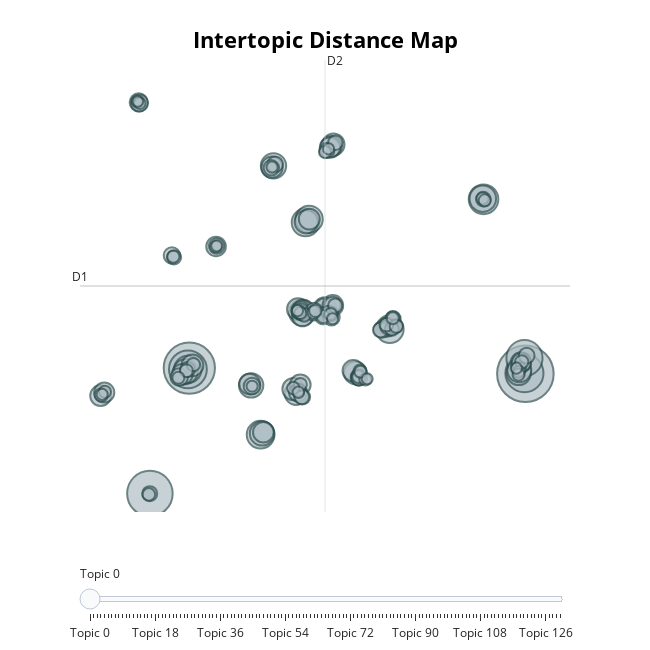

This figure's notebook cell:
### Code cell
topic_model.visualize_topics()

### Figure 1 — Plotly figure (JSON) as saved in the notebook; plotly's stock layout.template omitted (floating-point values rounded to 4 significant figures; data arrays with more than 128 entries replaced by an {"elided": "..."} marker saying what was removed)
{"data": [{"customdata": {"elided": "131x3 mixed values"}, "hovertemplate": "<b>Topic %{customdata[0]}</b><br>%{customdata[1]}<br>Size: %{customdata[2]}", "legendgroup": "", "marker": {"color": "#B0BEC5", "line": {"color": "DarkSlateGrey", "width": 2}, "size": {"elided": "131 int values"}, "sizemode": "area", "sizeref": 0.1775, "symbol": "circle"}, "mode": "markers", "name": "", "orientation": "v", "showlegend": false, "type": "scatter", "x": {"elided": "131 float values"}, "xaxis": "x", "y": {"elided": "131 float values"}, "yaxis": "y"}], "layout": {"annotations": [{"showarrow": false, "text": "D1", "x": -10.3, "y": 6.689, "yshift": 10}, {"showarrow": false, "text": "D2", "x": 5.69, "xshift": 10, "y": 23.3}], "height": 650, "hoverlabel": {"bgcolor": "white", "font": {"family": "Rockwell", "size": 16}}, "legend": {"itemsizing": "constant", "tracegroupgap": 0}, "margin": {"t": 60}, "shapes": [{"line": {"color": "#CFD8DC", "width": 2}, "type": "line", "x0": 5.69, "x1": 5.69, "y0": -9.923, "y1": 23.3}, {"line": {"color": "#9E9E9E", "width": 2}, "type": "line", "x0": -10.3, "x1": 21.68, "y0": 6.689, "y1": 6.689}], "sliders": [{"active": 0, "pad": {"t": 50}, "steps": [{"args": [{"marker.color": {"elided": "1x131 str values"}}], "label": "Topic 0", "method": "update"}, {"args": [{"marker.color": {"elided": "1x131 str values"}}], "label": "Topic 1", "method": "update"}, {"args": [{"marker.color": {"elided": "1x131 str values"}}], "label": "Topic 2", "method": "update"}, {"args": [{"marker.color": {"elided": "1x131 str values"}}], "label": "Topic 3", "method": "update"}, {"args": [{"marker.color": {"elided": "1x131 str values"}}], "label": "Topic 4", "method": "update"}, {"args": [{"marker.color": {"elided": "1x131 str values"}}], "label": "Topic 5", "method": "update"}, {"args": [{"marker.color": {"elided": "1x131 str values"}}], "label": "Topic 6", "method": "update"}, {"args": [{"marker.color": {"elided": "1x131 str values"}}], "label": "Topic 7", "method": "update"}, {"args": [{"marker.color": {"elided": "1x131 str values"}}], "label": "Topic 8", "method": "update"}, {"args": [{"marker.color": {"elided": "1x131 str values"}}], "label": "Topic 9", "method": "update"}, {"args": [{"marker.color": {"elided": "1x131 str values"}}], "label": "Topic 10", "method": "update"}, {"args": [{"marker.color": {"elided": "1x131 str values"}}], "label": "Topic 11", "method": "update"}, {"args": [{"marker.color": {"elided": "1x131 str values"}}], "label": "Topic 12", "method": "update"}, {"args": [{"marker.color": {"elided": "1x131 str values"}}], "label": "Topic 13", "method": "update"}, {"args": [{"marker.color": {"elided": "1x131 str values"}}], "label": "Topic 14", "method": "update"}, {"args": [{"marker.color": {"elided": "1x131 str values"}}], "label": "Topic 15", "method": "update"}, {"args": [{"marker.color": {"elided": "1x131 str values"}}], "label": "Topic 16", "method": "update"}, {"args": [{"marker.color": {"elided": "1x131 str values"}}], "label": "Topic 17", "method": "update"}, {"args": [{"marker.color": {"elided": "1x131 str values"}}], "label": "Topic 18", "method": "update"}, {"args": [{"marker.color": {"elided": "1x131 str values"}}], "label": "Topic 19", "method": "update"}, {"args": [{"marker.color": {"elided": "1x131 str values"}}], "label": "Topic 20", "method": "update"}, {"args": [{"marker.color": {"elided": "1x131 str values"}}], "label": "Topic 21", "method": "update"}, {"args": [{"marker.color": {"elided": "1x131 str values"}}], "label": "Topic 22", "method": "update"}, {"args": [{"marker.color": {"elided": "1x131 str values"}}], "label": "Topic 23", "method": "update"}, {"args": [{"marker.color": {"elided": "1x131 str values"}}], "label": "Topic 24", "method": "update"}, {"args": [{"marker.color": {"elided": "1x131 str values"}}], "label": "Topic 25", "method": "update"}, {"args": [{"marker.color": {"elided": "1x131 str values"}}], "label": "Topic 26", "method": "update"}, {"args": [{"marker.color": {"elided": "1x131 str values"}}], "label": "Topic 27", "method": "update"}, {"args": [{"marker.color": {"elided": "1x131 str values"}}], "label": "Topic 28", "method": "update"}, {"args": [{"marker.color": {"elided": "1x131 str values"}}], "label": "Topic 29", "method": "update"}, {"args": [{"marker.color": {"elided": "1x131 str values"}}], "label": "Topic 30", "method": "update"}, {"args": [{"marker.color": {"elided": "1x131 str values"}}], "label": "Topic 31", "method": "update"}, {"args": [{"marker.color": {"elided": "1x131 str values"}}], "label": "Topic 32", "method": "update"}, {"args": [{"marker.color": {"elided": "1x131 str values"}}], "label": "Topic 33", "method": "update"}, {"args": [{"marker.color": {"elided": "1x131 str values"}}], "label": "Topic 34", "method": "update"}, {"args": [{"marker.color": {"elided": "1x131 str values"}}], "label": "Topic 35", "method": "update"}, {"args": [{"marker.color": {"elided": "1x131 str values"}}], "label": "Topic 36", "method": "update"}, {"args": [{"marker.color": {"elided": "1x131 str values"}}], "label": "Topic 37", "method": "update"}, {"args": [{"marker.color": {"elided": "1x131 str values"}}], "label": "Topic 38", "method": "update"}, {"args": [{"marker.color": {"elided": "1x131 str values"}}], "label": "Topic 39", "method": "update"}, {"args": [{"marker.color": {"elided": "1x131 str values"}}], "label": "Topic 40", "method": "update"}, {"args": [{"marker.color": {"elided": "1x131 str values"}}], "label": "Topic 41", "method": "update"}, {"args": [{"marker.color": {"elided": "1x131 str values"}}], "label": "Topic 42", "method": "update"}, {"args": [{"marker.color": {"elided": "1x131 str values"}}], "label": "Topic 43", "method": "update"}, {"args": [{"marker.color": {"elided": "1x131 str values"}}], "label": "Topic 44", "method": "update"}, {"args": [{"marker.color": {"elided": "1x131 str values"}}], "label": "Topic 45", "method": "update"}, {"args": [{"marker.color": {"elided": "1x131 str values"}}], "label": "Topic 46", "method": "update"}, {"args": [{"marker.color": {"elided": "1x131 str values"}}], "label": "Topic 47", "method": "update"}, {"args": [{"marker.color": {"elided": "1x131 str values"}}], "label": "Topic 48", "method": "update"}, {"args": [{"marker.color": {"elided": "1x131 str values"}}], "label": "Topic 49", "method": "update"}, {"args": [{"marker.color": {"elided": "1x131 str values"}}], "label": "Topic 50", "method": "update"}, {"args": [{"marker.color": {"elided": "1x131 str values"}}], "label": "Topic 51", "method": "update"}, {"args": [{"marker.color": {"elided": "1x131 str values"}}], "label": "Topic 52", "method": "update"}, {"args": [{"marker.color": {"elided": "1x131 str values"}}], "label": "Topic 53", "method": "update"}, {"args": [{"marker.color": {"elided": "1x131 str values"}}], "label": "Topic 54", "method": "update"}, {"args": [{"marker.color": {"elided": "1x131 str values"}}], "label": "Topic 55", "method": "update"}, {"args": [{"marker.color": {"elided": "1x131 str values"}}], "label": "Topic 56", "method": "update"}, {"args": [{"marker.color": {"elided": "1x131 str values"}}], "label": "Topic 57", "method": "update"}, {"args": [{"marker.color": {"elided": "1x131 str values"}}], "label": "Topic 58", "method": "update"}, {"args": [{"marker.color": {"elided": "1x131 str values"}}], "label": "Topic 59", "method": "update"}, {"args": [{"marker.color": {"elided": "1x131 str values"}}], "label": "Topic 60", "method": "update"}, {"args": [{"marker.color": {"elided": "1x131 str values"}}], "label": "Topic 61", "method": "update"}, {"args": [{"marker.color": {"elided": "1x131 str values"}}], "label": "Topic 62", "method": "update"}, {"args": [{"marker.color": {"elided": "1x131 str values"}}], "label": "Topic 63", "method": "update"}, {"args": [{"marker.color": {"elided": "1x131 str values"}}], "label": "Topic 64", "method": "update"}, {"args": [{"marker.color": {"elided": "1x131 str values"}}], "label": "Topic 65", "method": "update"}, {"args": [{"marker.color": {"elided": "1x131 str values"}}], "label": "Topic 66", "method": "update"}, {"args": [{"marker.color": {"elided": "1x131 str values"}}], "label": "Topic 67", "method": "update"}, {"args": [{"marker.color": {"elided": "1x131 str values"}}], "label": "Topic 68", "method": "update"}, {"args": [{"marker.color": {"elided": "1x131 str values"}}], "label": "Topic 69", "method": "update"}, {"args": [{"marker.color": {"elided": "1x131 str values"}}], "label": "Topic 70", "method": "update"}, {"args": [{"marker.color": {"elided": "1x131 str values"}}], "label": "Topic 71", "method": "update"}, {"args": [{"marker.color": {"elided": "1x131 str values"}}], "label": "Topic 72", "method": "update"}, {"args": [{"marker.color": {"elided": "1x131 str values"}}], "label": "Topic 73", "method": "update"}, {"args": [{"marker.color": {"elided": "1x131 str values"}}], "label": "Topic 74", "method": "update"}, {"args": [{"marker.color": {"elided": "1x131 str values"}}], "label": "Topic 75", "method": "update"}, {"args": [{"marker.color": {"elided": "1x131 str values"}}], "label": "Topic 76", "method": "update"}, {"args": [{"marker.color": {"elided": "1x131 str values"}}], "label": "Topic 77", "method": "update"}, {"args": [{"marker.color": {"elided": "1x131 str values"}}], "label": "Topic 78", "method": "update"}, {"args": [{"marker.color": {"elided": "1x131 str values"}}], "label": "Topic 79", "method": "update"}, {"args": [{"marker.color": {"elided": "1x131 str values"}}], "label": "Topic 80", "method": "update"}, {"args": [{"marker.color": {"elided": "1x131 str values"}}], "label": "Topic 81", "method": "update"}, {"args": [{"marker.color": {"elided": "1x131 str values"}}], "label": "Topic 82", "method": "update"}, {"args": [{"marker.color": {"elided": "1x131 str values"}}], "label": "Topic 83", "method": "update"}, {"args": [{"marker.color": {"elided": "1x131 str values"}}], "label": "Topic 84", "method": "update"}, {"args": [{"marker.color": {"elided": "1x131 str values"}}], "label": "Topic 85", "method": "update"}, {"args": [{"marker.color": {"elided": "1x131 str values"}}], "label": "Topic 86", "method": "update"}, {"args": [{"marker.color": {"elided": "1x131 str values"}}], "label": "Topic 87", "method": "update"}, {"args": [{"marker.color": {"elided": "1x131 str values"}}], "label": "Topic 88", "method": "update"}, {"args": [{"marker.color": {"elided": "1x131 str values"}}], "label": "Topic 89", "method": "update"}, {"args": [{"marker.color": {"elided": "1x131 str values"}}], "label": "Topic 90", "method": "update"}, {"args": [{"marker.color": {"elided": "1x131 str values"}}], "label": "Topic 91", "method": "update"}, {"args": [{"marker.color": {"elided": "1x131 str values"}}], "label": "Topic 92", "method": "update"}, {"args": [{"marker.color": {"elided": "1x131 str values"}}], "label": "Topic 93", "method": "update"}, {"args": [{"marker.color": {"elided": "1x131 str values"}}], "label": "Topic 94", "method": "update"}, {"args": [{"marker.color": {"elided": "1x131 str values"}}], "label": "Topic 95", "method": "update"}, {"args": [{"marker.color": {"elided": "1x131 str values"}}], "label": "Topic 96", "method": "update"}, {"args": [{"marker.color": {"elided": "1x131 str values"}}], "label": "Topic 97", "method": "update"}, {"args": [{"marker.color": {"elided": "1x131 str values"}}], "label": "Topic 98", "method": "update"}, {"args": [{"marker.color": {"elided": "1x131 str values"}}], "label": "Topic 99", "method": "update"}, {"args": [{"marker.color": {"elided": "1x131 str values"}}], "label": "Topic 100", "method": "update"}, {"args": [{"marker.color": {"elided": "1x131 str values"}}], "label": "Topic 101", "method": "update"}, {"args": [{"marker.color": {"elided": "1x131 str values"}}], "label": "Topic 102", "method": "update"}, {"args": [{"marker.color": {"elided": "1x131 str values"}}], "label": "Topic 103", "method": "update"}, {"args": [{"marker.color": {"elided": "1x131 str values"}}], "label": "Topic 104", "method": "update"}, {"args": [{"marker.color": {"elided": "1x131 str values"}}], "label": "Topic 105", "method": "update"}, {"args": [{"marker.color": {"elided": "1x131 str values"}}], "label": "Topic 106", "method": "update"}, {"args": [{"marker.color": {"elided": "1x131 str values"}}], "label": "Topic 107", "method": "update"}, {"args": [{"marker.color": {"elided": "1x131 str values"}}], "label": "Topic 108", "method": "update"}, {"args": [{"marker.color": {"elided": "1x131 str values"}}], "label": "Topic 109", "method": "update"}, {"args": [{"marker.color": {"elided": "1x131 str values"}}], "label": "Topic 110", "method": "update"}, {"args": [{"marker.color": {"elided": "1x131 str values"}}], "label": "Topic 111", "method": "update"}, {"args": [{"marker.color": {"elided": "1x131 str values"}}], "label": "Topic 112", "method": "update"}, {"args": [{"marker.color": {"elided": "1x131 str values"}}], "label": "Topic 113", "method": "update"}, {"args": [{"marker.color": {"elided": "1x131 str values"}}], "label": "Topic 114", "method": "update"}, {"args": [{"marker.color": {"elided": "1x131 str values"}}], "label": "Topic 115", "method": "update"}, {"args": [{"marker.color": {"elided": "1x131 str values"}}], "label": "Topic 116", "method": "update"}, {"args": [{"marker.color": {"elided": "1x131 str values"}}], "label": "Topic 117", "method": "update"}, {"args": [{"marker.color": {"elided": "1x131 str values"}}], "label": "Topic 118", "method": "update"}, {"args": [{"marker.color": {"elided": "1x131 str values"}}], "label": "Topic 119", "method": "update"}, {"args": [{"marker.color": {"elided": "1x131 str values"}}], "label": "Topic 120", "method": "update"}, {"args": [{"marker.color": {"elided": "1x131 str values"}}], "label": "Topic 121", "method": "update"}, {"args": [{"marker.color": {"elided": "1x131 str values"}}], "label": "Topic 122", "method": "update"}, {"args": [{"marker.color": {"elided": "1x131 str values"}}], "label": "Topic 123", "method": "update"}, {"args": [{"marker.color": {"elided": "1x131 str values"}}], "label": "Topic 124", "method": "update"}, {"args": [{"marker.color": {"elided": "1x131 str values"}}], "label": "Topic 125", "method": "update"}, {"args": [{"marker.color": {"elided": "1x131 str values"}}], "label": "Topic 126", "method": "update"}, {"args": [{"marker.color": {"elided": "1x131 str values"}}], "label": "Topic 127", "method": "update"}, {"args": [{"marker.color": {"elided": "1x131 str values"}}], "label": "Topic 128", "method": "update"}, {"args": [{"marker.color": {"elided": "1x131 str values"}}], "label": "Topic 129", "method": "update"}, {"args": [{"marker.color": {"elided": "1x131 str values"}}], "label": "Topic 130", "method": "update"}]}], "title": {"font": {"color": "Black", "size": 22}, "text": "<b>Intertopic Distance Map</b>", "x": 0.5, "xanchor": "center", "y": 0.95, "yanchor": "top"}, "width": 650, "xaxis": {"anchor": "y", "domain": [0, 1], "range": [-10.3, 21.68], "title": {"text": ""}, "visible": false}, "yaxis": {"anchor": "x", "domain": [0, 1], "range": [-9.923, 23.3], "title": {"text": ""}, "visible": false}}}
